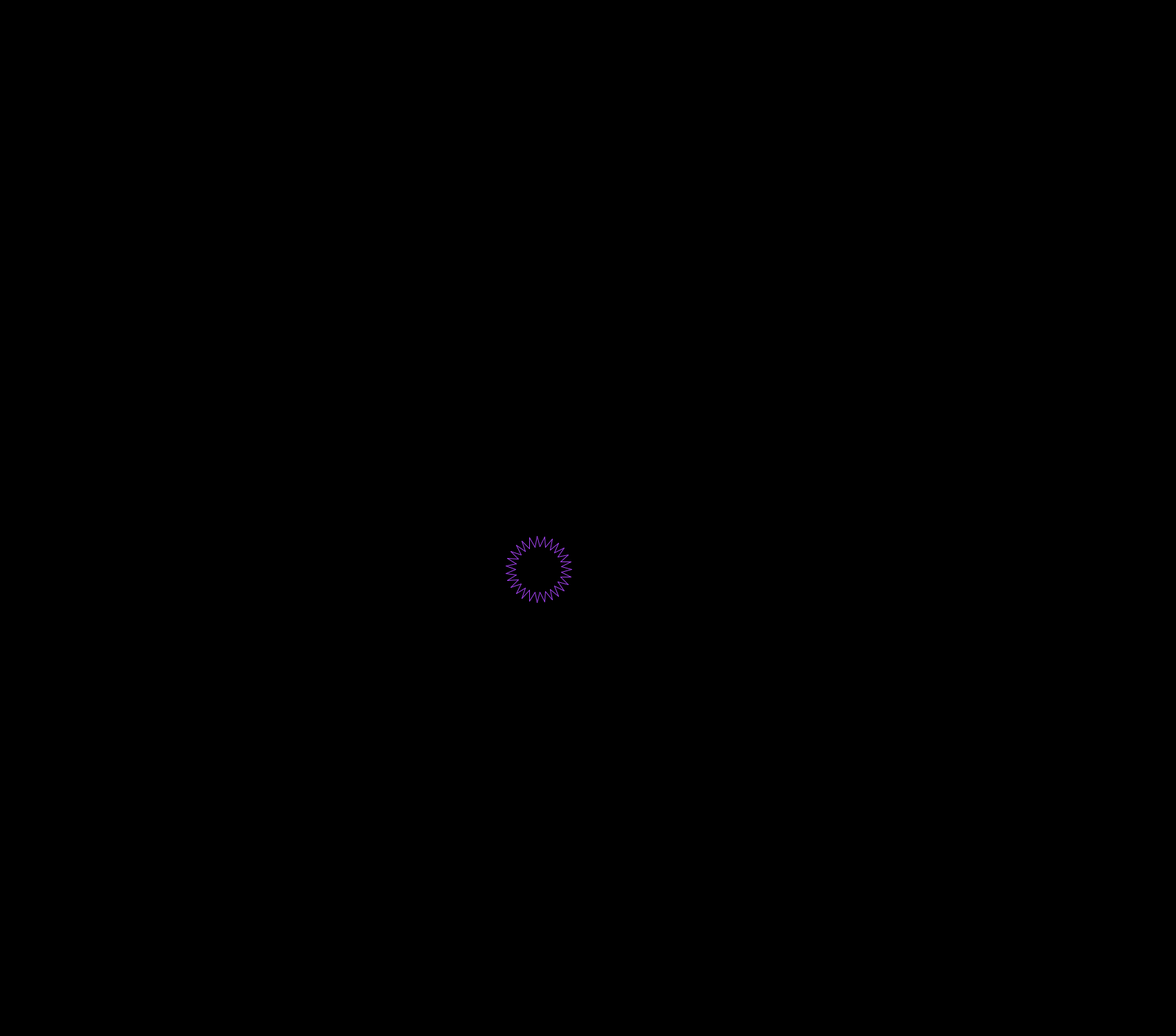
Frame 1 (no input)
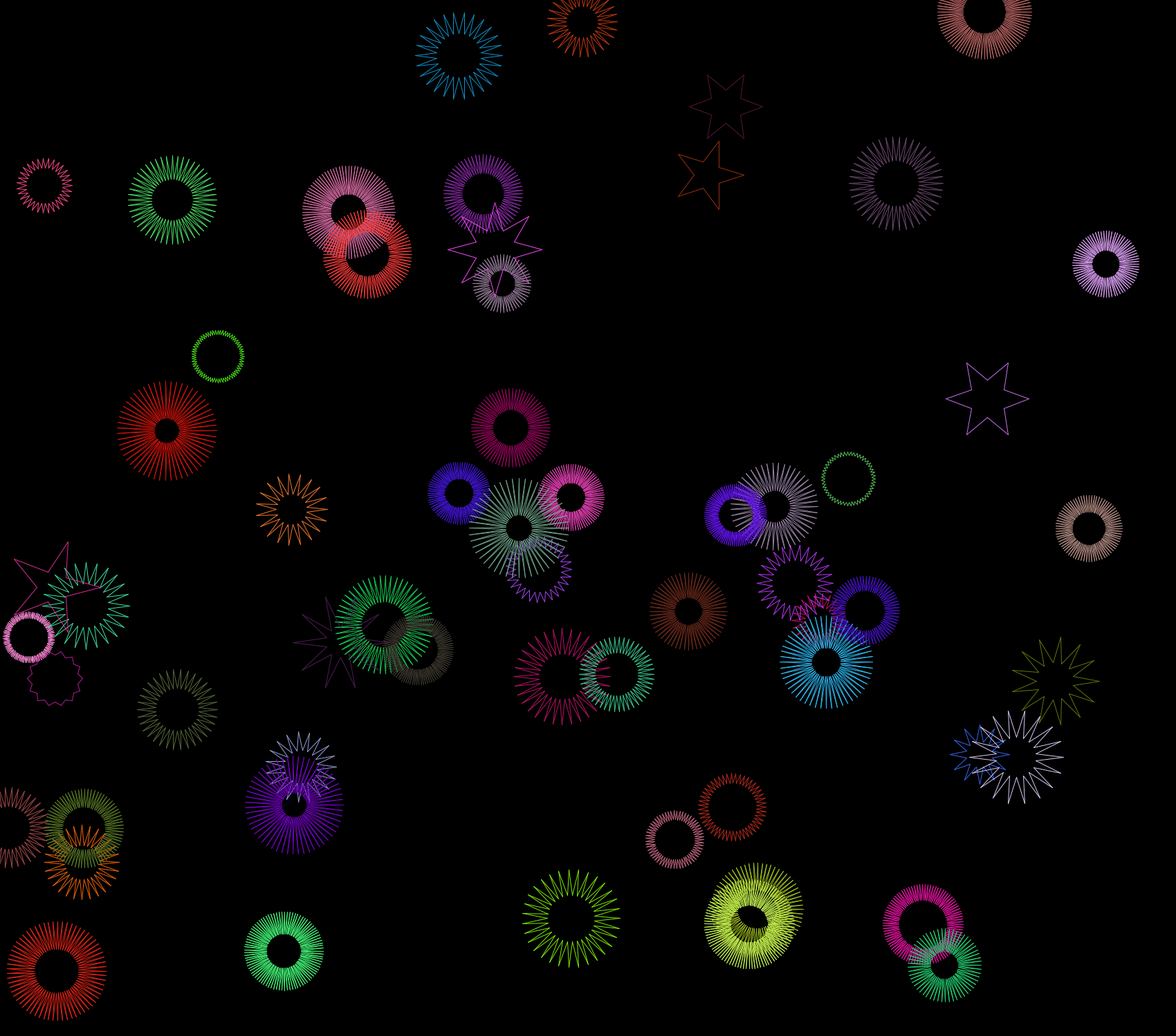
Frame 60 (the mouse pressed at the canvas centre just before this capture)
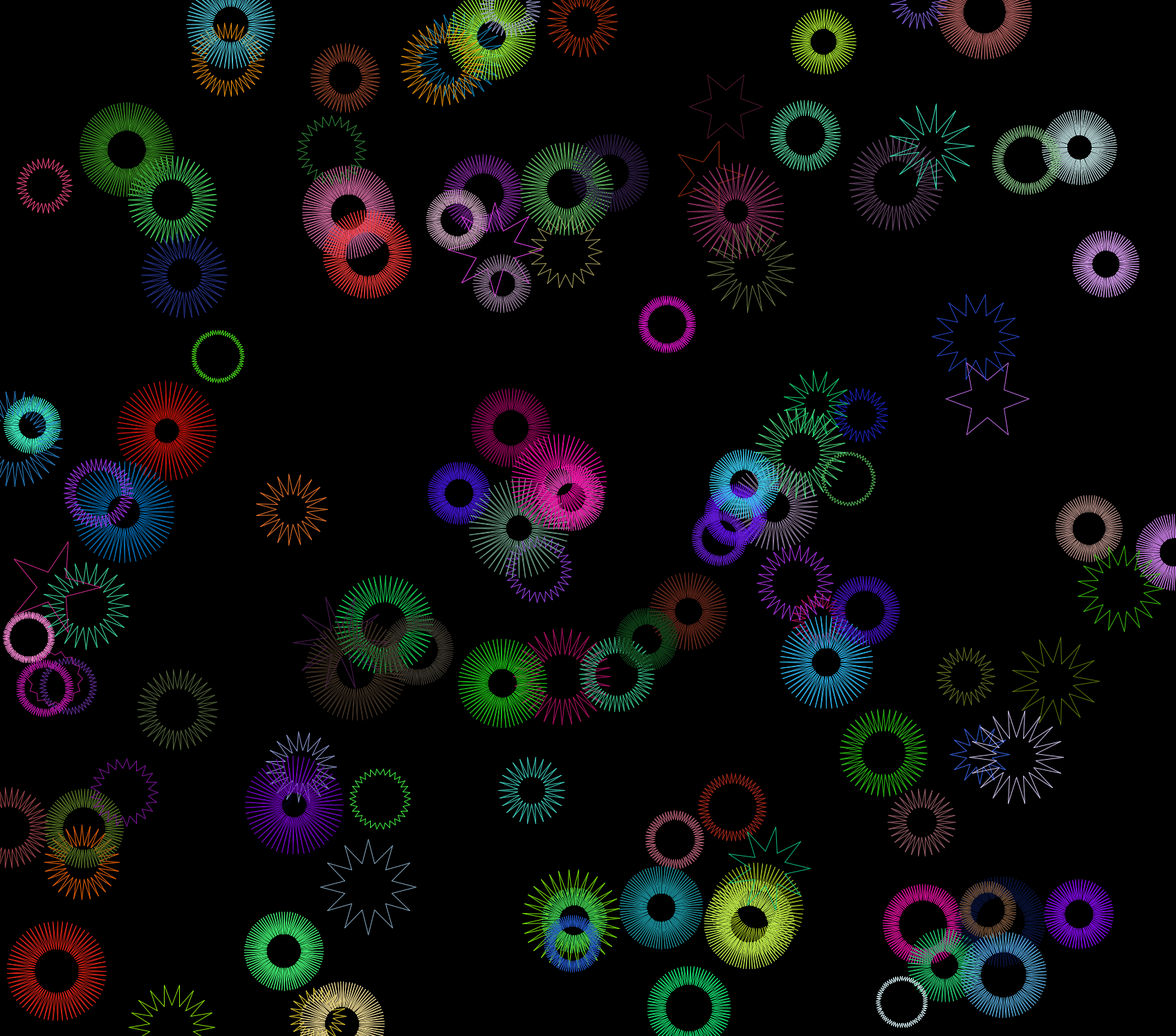
Frame 120 (the mouse held since frame 60 and released just before this capture)

The Processing sketch that drew these frames (run headless with seeded random() and noise(); from frame 60 on, the mouse is pressed at the canvas centre):

// Processing sketch: lab3Stars
// ── lab3Stars.pde
void setup()
{
  size(1700,1500);
  frameRate(100);
  background(0);
  amount = 200;
  size = 75;
  armrange = 100;
  
  
}

int armrange;
int size;
int amount;
float arms;
float thetaInc;
float innerRad;
float outerRad;
float cx, cy;
int i;
int j = 0;

void draw()
{
   if(j<amount)
     {
     stroke(random(255),random(255),random(255));
     arms = (int)random(armrange-5)+5;
     thetaInc = TWO_PI / arms;
     innerRad = (int)random(size/4)+size/4;
     outerRad = (int)random(size/2)+size/2;
     cx = random(width);
     cy = random(height);
     
     for(i=0;i<arms;i++)
     {
       line(cx+outerRad*cos(thetaInc*i),cy+outerRad*sin(thetaInc*i),cx+innerRad*cos((thetaInc*i)+(PI/arms)),cy+innerRad*sin((thetaInc*i)+(PI/arms)));
       line(cx+outerRad*cos(thetaInc*i),cy+outerRad*sin(thetaInc*i),cx+innerRad*cos((thetaInc*(i-1))+(PI/arms)),cy+innerRad*sin((thetaInc*(i-1))+(PI/arms)));
     }
     j++;
   }
   
}
